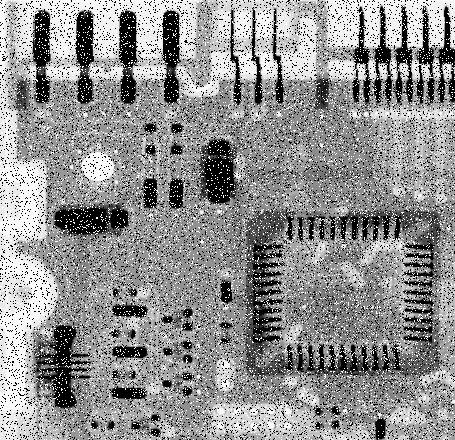
#> input picture Imagenes prueba/Board.jpg, 455 x 440 px
$ jupyter execute Reduccion_Ruido.ipynb
#> lines starting #> are read from the running program, lines starting #| are printed output that depends on the picture; after the words box and inside, x2 and y2 are one past the last pixel; in counts of white or black regions, pixels touching at a corner belong together
[cell 1]
import cv2
import numpy as np
from matplotlib import pyplot as plt
from skimage import io
import skimage.color as color

# Función para cargar la imagen y procesarla
def cargarImagen():
    filename = input("Ingrese el nombre del archivo de imagen (incluyendo la extensión): ")
#> the answer given: ../Imagenes prueba/Board.jpg

    # Leer la imagen
    img = io.imread(filename)
#> img is the input picture: shape (440, 455); min 0, max 255, mean 144.1

    # Convertir la imagen a escala de grises (si es necesario)
    if img.ndim == 3:
        img_gray = color.rgb2gray(img)
    else:
        img_gray = img

    # Binarizar la imagen
    _, img_bw = cv2.threshold((img_gray * 255).astype(np.uint8), 0, 255, cv2.THRESH_BINARY + cv2.THRESH_OTSU)
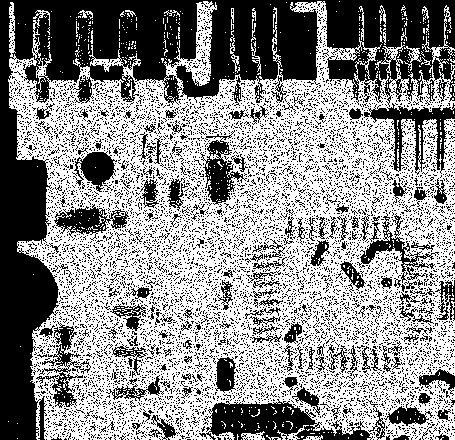
#> img_bw: shape (440, 455); 55.5% white; 8168 black regions (7992 under 20 px), largest, box (x1, y1, x2, y2) and area: (0, 0, 455, 440) 44655, (199, 399, 373, 440) 3554, (364, 103, 455, 175) 1986

    # Crear el elemento estructurante
    se = cv2.getStructuringElement(cv2.MORPH_ELLIPSE, (2, 2))

    # Limpiar imagen binaria con apertura
    img_limpia_bw = cv2.morphologyEx(img_bw, cv2.MORPH_OPEN, se)
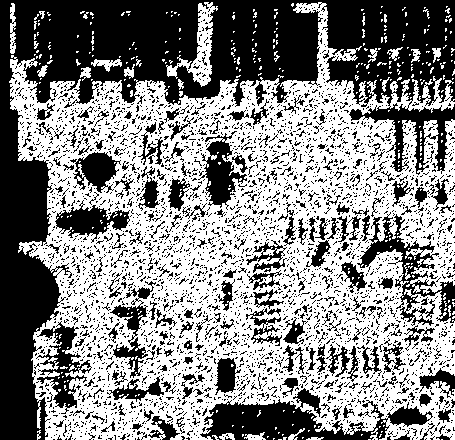
#> img_limpia_bw: shape (440, 455); 53% white; 3575 black regions (3347 under 20 px), largest, box (x1, y1, x2, y2) and area: (0, 0, 455, 440) 51248, (200, 388, 433, 440) 5053, (357, 212, 455, 326) 2695

    # Limpiar imagen en escala de grises con apertura y cierre
    img_limpia_gray = cv2.morphologyEx((img_gray * 255).astype(np.uint8), cv2.MORPH_OPEN, se)
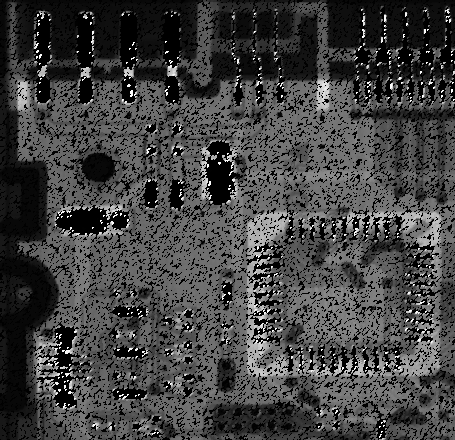
#> img_limpia_gray: shape (440, 455); min 0, max 255, mean 66.2
    img_limpia_gray = cv2.morphologyEx(img_limpia_gray, cv2.MORPH_CLOSE, se)
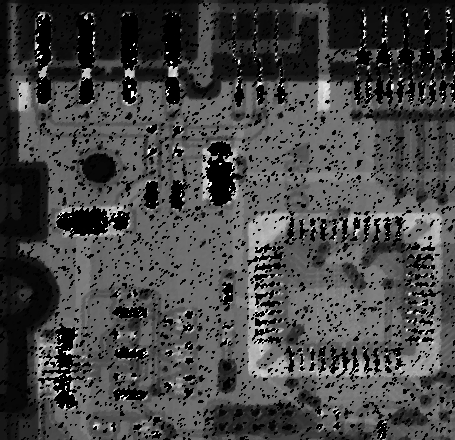
#> img_limpia_gray: shape (440, 455); min 0, max 255, mean 70.1

    # Limpiar imagen a color (si corresponde)
    if img.ndim == 3:  # Si es imagen a color
        img_limpia = np.zeros_like(img)
        for c in range(3):
            img_limpia[:,:,c] = cv2.morphologyEx(img[:,:,c], cv2.MORPH_OPEN, se)
            img_limpia[:,:,c] = cv2.morphologyEx(img_limpia[:,:,c], cv2.MORPH_CLOSE, se)
    else:
        img_limpia = img_limpia_gray

    # Mostrar las imágenes
    plt.figure(figsize=(10, 7))
    plt.subplot(1, 3, 1), plt.imshow(img, cmap='gray'), plt.title('Imagen Original')
    plt.subplot(1, 3, 2), plt.imshow(img_bw, cmap='gray'), plt.title('Imagen Binarizada')
    plt.subplot(1, 3, 3), plt.imshow(img_limpia, cmap='gray'), plt.title('Imagen Limpiada')
    plt.show()

# Llamar a la función para cargar la imagen
cargarImagen()

$ run again, on Imagenes prueba/Radio.jpg
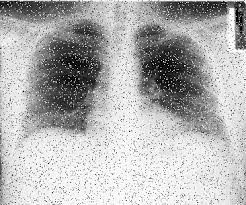
#> input picture Imagenes prueba/Radio.jpg, 246 x 205 px
#> in cargarImagen, img is the input picture: shape (205, 246, 3); min 0, max 255, mean 177.4
#> in cargarImagen, `_, img_bw = cv2.threshold((img_gray * 255).astype(np.uint8), 0, 255, c..`:
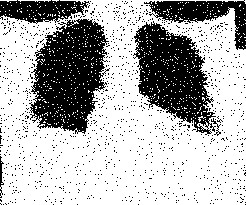
#> img_bw: shape (205, 246); 68.8% white; 1134 black regions (1128 under 20 px), largest, box (x1, y1, x2, y2) and area: (29, 19, 110, 134) 5944, (133, 21, 216, 135) 5001, (144, 0, 246, 50) 1832, (0, 0, 90, 24) 1387, (0, 156, 4, 198) 77, (211, 118, 221, 136) 40
#> img_limpia_bw: shape (205, 246); 67.8% white; 271 black regions (266 under 20 px), largest, box (x1, y1, x2, y2) and area: (0, 0, 110, 134) 8079, (134, 22, 223, 136) 5596, (145, 0, 246, 50) 1961, (0, 155, 5, 202) 127, (0, 136, 3, 149) 24
#> in cargarImagen, `img_limpia_gray = cv2.morphologyEx(img_limpia_gray, cv2.MORPH_CLOSE, se)`:
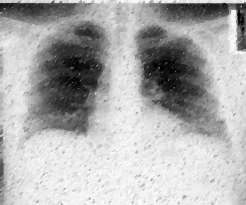
#> img_limpia_gray: shape (205, 246); min 0, max 255, mean 174.1
